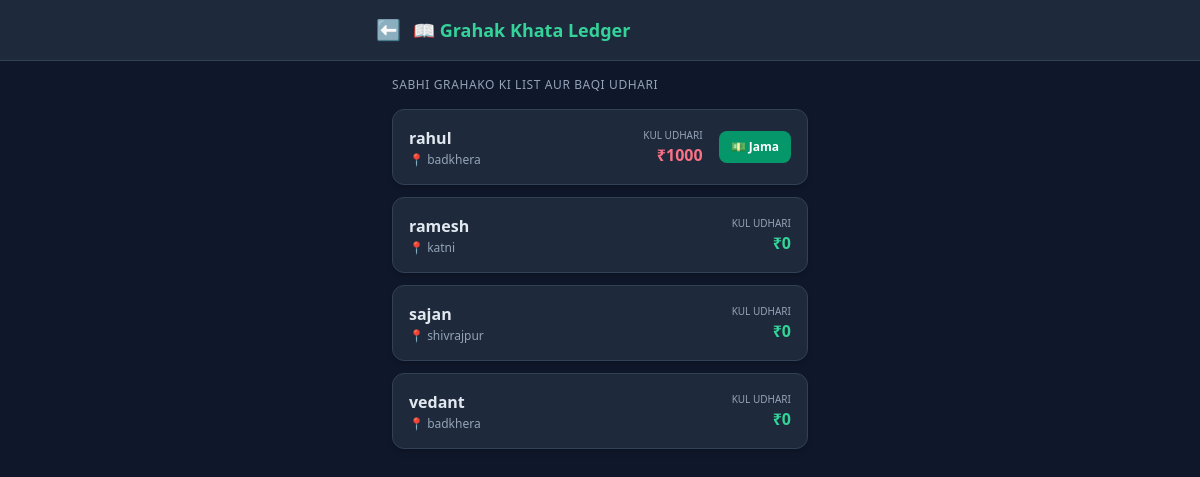
The app's page /ledger/ (signed in) with its own data.
### dashboard/models.py (models this page shows, shortened)
class Customer(models.Model):
    name = models.CharField(max_length=150)
    phone_number = models.CharField(max_length=15)
    village_or_area = models.CharField(max_length=100)
    buying_frequency_days = models.IntegerField(default=15)
    default_rate_kati = models.DecimalField(max_digits=10, decimal_places=2, default=0)
    default_rate_khadi = models.DecimalField(max_digits=10, decimal_places=2, default=0)

### dashboard/views.py (the view)
# urls.py: path('ledger/', views.customer_ledger_list, name='ledger_list'),
@login_required
def customer_ledger_list(request):
    customers = Customer.objects.all().order_by('name')
    ledger_data = []
    for customer in customers:
        total_due = Order.objects.filter(customer=customer).aggregate(Sum('amount_due'))['amount_due__sum'] or 0
        ledger_data.append({
            'customer': customer,
            'total_due': total_due
        })
    return render(request, 'dashboard/ledger_list.html', {'ledger_data': ledger_data})
    pass

### dashboard/templates/dashboard/ledger_list.html (shortened to what this page needs)
<!DOCTYPE html>
<html lang="en">
<head>
    <script src="https://cdn.tailwindcss.com"></script>
</head>
<body class="bg-slate-900 text-slate-100 min-h-screen font-sans">
    <nav class="bg-slate-800 border-b border-slate-700 p-4 sticky top-0 z-50">
        <div class="max-w-md mx-auto flex items-center justify-between">
            <div class="flex items-center gap-3">
                <a href="{% url 'dashboard_home' %}" class="text-slate-400 hover:text-white text-xl">⬅️</a>
                <h1 class="text-lg font-bold text-emerald-400">📖 Grahak Khata Ledger</h1>
            </div>
        </div>
    </nav>
    <div class="max-w-md mx-auto p-4 space-y-4">
        <p class="text-xs text-slate-400 font-medium uppercase tracking-wider">Sabhi Grahako ki list aur Baqi Udhari</p>
        <div class="space-y-3">
            {% for item in ledger_data %}
            <div class="bg-slate-800 border border-slate-700 rounded-xl p-4 flex justify-between items-center shadow-md">
                <div>
                    <h3 class="font-bold text-slate-200">{{ item.customer.name }}</h3>
                    <p class="text-xs text-slate-400 mt-0.5">📍 {{ item.customer.village_or_area }}</p>
                </div>
                <div class="text-right flex items-center gap-4">
                    <div>
                        <p class="text-[10px] text-slate-400 uppercase font-medium">Kul Udhari</p>
                        <p class="text-base font-bold {% if item.total_due > 0 %}text-rose-400{% else %}text-emerald-400{% endif %}">
                            ₹{{ item.total_due }}
                        </p>
                    </div>
                    {% if item.total_due > 0 %}
                    <a href="{% url 'collect_payment' item.customer.id %}" class="bg-emerald-600 hover:bg-emerald-500 text-white text-xs font-bold px-3 py-2 rounded-lg transition">
                        💵 Jama
                    </a>
                    {% endif %}
                </div>
            </div>
            {% empty %}
            <p class="text-xs text-slate-500 text-center py-8">Koi grahak nahi mila.</p>
            {% endfor %}
        </div>
    </div>
</body>
</html>

### records on screen
Customer: customer.name "rahul", customer.village_or_area "badkhera", total_due "1000", shows "💵 Jama"
Customer: customer.name "ramesh", customer.village_or_area "katni", total_due "0"
Customer: customer.name "sajan", customer.village_or_area "shivrajpur", total_due "0"
Customer: customer.name "vedant", customer.village_or_area "badkhera", total_due "0"
